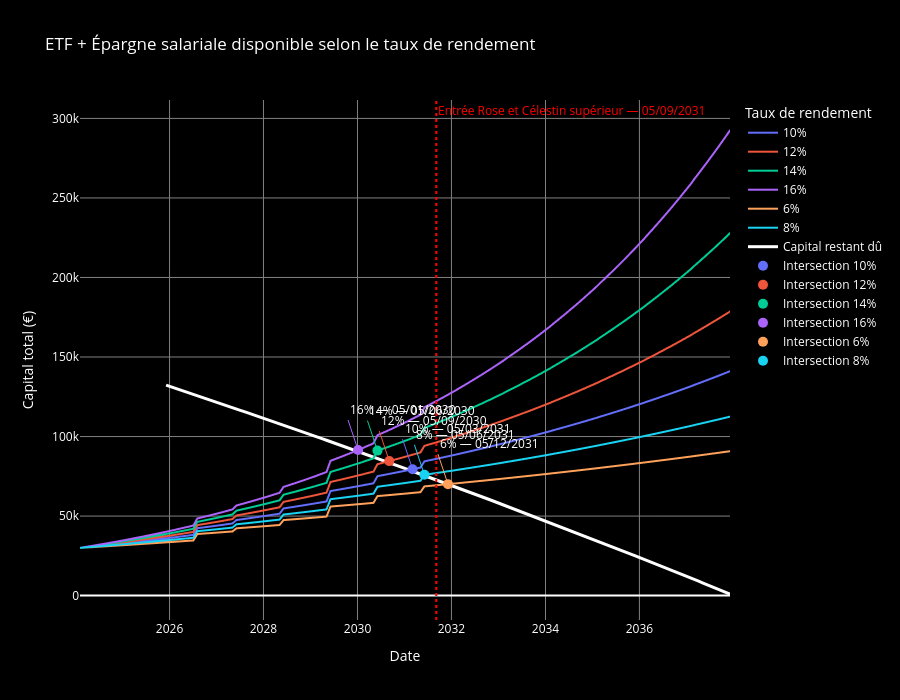

Write notebook code for a chart like this one.
### Code cell
# Ajouter les montants d’épargne salariale aux courbes ETF aux dates appropriées

# Préparer les versements d’épargne salariale
if 'df_epargne' not in globals():
    df_epargne = pd.read_csv('Epargne_salariale.csv', sep=';')

savings = df_epargne.copy()
savings['Date'] = pd.to_datetime(savings['Date'], dayfirst=True, errors='coerce')
savings['Montant (€)'] = savings['Montant (€)'].astype(str).str.replace(' ', '').str.replace(',', '.')
savings['Montant (€)'] = pd.to_numeric(savings['Montant (€)'], errors='coerce')

# Ajouter explicitement le « déjà disponible » à la date demandée
savings.loc[savings['Date'].isna(), 'Date'] = pd.Timestamp('2026-08-05')
savings = savings.dropna(subset=['Date', 'Montant (€)']).sort_values('Date').reset_index(drop=True)

# Construire un dataframe combiné ETF + épargne salariale
rows = []
for rate in rates:
    taux_label = f'{rate * 100:.0f}%'
    grp = etf_growth[etf_growth['Taux'] == taux_label].sort_values('Date').copy()
    values = grp['Montant'].astype(float).to_numpy(copy=True)

    for _, dep in savings[['Date', 'Montant (€)']].dropna().iterrows():
        dep_date = dep['Date']
        dep_amount = float(dep['Montant (€)'])
        if dep_date > end_date:
            continue
        idx = pd.Index(grp['Date']).get_indexer([dep_date], method='nearest')
        if len(idx) and idx[0] != -1:
            values[idx[0]:] = values[idx[0]:] + dep_amount

    rows.append(pd.DataFrame({
        'Date': grp['Date'],
        'Montant total disponible': values,
        'Taux': [taux_label] * len(grp)
    }))

combined_df = pd.concat(rows, ignore_index=True)
combined_df['Date'] = pd.to_datetime(combined_df['Date'])
combined_df = combined_df.sort_values(['Taux', 'Date']).reset_index(drop=True)

# Tracer le graphe combiné
fig_combined = px.line(
    combined_df,
    x='Date',
    y='Montant total disponible',
    color='Taux',
    labels={'Date': 'Date', 'Montant total disponible': 'Capital total (€)', 'Taux': 'Taux de rendement'},
    title='ETF + Épargne salariale disponible selon le taux de rendement',
    height=700
)

fig_combined.update_layout(
    paper_bgcolor='black',
    plot_bgcolor='black',
    font_color='white',
)
fig_combined.update_xaxes(showgrid=True, gridcolor='gray', tickfont_color='white', title_font_color='white')
fig_combined.update_yaxes(showgrid=True, gridcolor='gray', tickfont_color='white', title_font_color='white')

# Ajouter la courbe du capital restant dû
amort_curve = df_amort[['Date', 'Capital restant dû']].copy()
amort_curve['Date'] = pd.to_datetime(amort_curve['Date'], dayfirst=True)
amort_curve = amort_curve.sort_values('Date')
amort_curve['capital restant dû'] = pd.to_numeric(
    amort_curve['Capital restant dû'].astype(str).str.replace(' ', '').str.replace(',', '.'),
    errors='coerce'
)
fig_combined.add_scatter(
    x=amort_curve['Date'],
    y=amort_curve['capital restant dû'],
    mode='lines',
    name='Capital restant dû',
    line=dict(color='white', width=3)
)

# Calculer les intersections et conserver la ligne verticale
combined_dates = pd.DatetimeIndex(sorted(combined_df['Date'].unique()))
amort_series = amort_curve.set_index('Date')['capital restant dû']
amort_on_dates = amort_series.reindex(combined_dates).interpolate(method='time')

annotations = []
intersections = []
color_map = {}
for trace in fig_combined.data:
    name = trace.name
    if isinstance(name, str) and name.endswith('%'):
        color = getattr(getattr(trace, 'line', None), 'color', None)
        color_map[name] = color or 'yellow'

for taux, grp in combined_df.groupby('Taux'):
    grp_sorted = grp.sort_values('Date').set_index('Date')
    combined_vals = grp_sorted['Montant total disponible']
    amort_vals = amort_on_dates.reindex(grp_sorted.index).interpolate(method='time')
    mask = (combined_vals >= amort_vals).fillna(False)
    if mask.any():
        inter_date = mask[mask].index[0]
        inter_val = float(combined_vals.loc[inter_date])
        color = color_map.get(taux, 'yellow')
        fig_combined.add_scatter(
            x=[inter_date],
            y=[inter_val],
            mode='markers',
            marker=dict(size=10, color=color),
            name=f'Intersection {taux}'
        )
        annotations.append(dict(
            x=inter_date,
            y=inter_val,
            xanchor='left',
            yanchor='bottom',
            text=f"{taux} — {inter_date.strftime('%d/%m/%Y')}",
            font=dict(color='white'),
            showarrow=True,
            arrowcolor=color
        ))
        intersections.append({
            'Taux': taux,
            "Date d'intersection": inter_date,
            'Montant total disponible': inter_val,
            'Capital restant dû': float(amort_vals.loc[inter_date])
        })

vline_date = pd.Timestamp('2031-09-05')
fig_combined.add_vline(x=vline_date, line=dict(color='red', width=2, dash='dot'))
annotations.append(dict(
    x=vline_date,
    y=1.02 * combined_df['Montant total disponible'].max(),
    xanchor='left',
    yanchor='bottom',
    text='Entrée Rose et Célestin supérieur — 05/09/2031',
    font=dict(color='red'),
    showarrow=False
))

fig_combined.update_layout(annotations=annotations)

intersections_df = pd.DataFrame(intersections).sort_values("Date d'intersection")
fig_combined.show()
intersections_df

### Figure 1 — Plotly figure (JSON) as saved in the notebook; plotly's stock layout.template omitted (floating-point values rounded to 4 significant figures; data arrays with more than 128 entries replaced by an {"elided": "..."} marker saying what was removed)
{"data": [{"hovertemplate": "Taux de rendement=10%<br>Date=%{x}<br>Capital total (€)=%{y}<extra></extra>", "legendgroup": "10%", "line": {"color": "#636efa", "dash": "solid"}, "marker": {"symbol": "circle"}, "mode": "lines", "name": "10%", "showlegend": true, "type": "scattergl", "x": {"elided": "167 str values"}, "xaxis": "x", "y": {"elided": "167 float values"}, "yaxis": "y"}, {"hovertemplate": "Taux de rendement=12%<br>Date=%{x}<br>Capital total (€)=%{y}<extra></extra>", "legendgroup": "12%", "line": {"color": "#EF553B", "dash": "solid"}, "marker": {"symbol": "circle"}, "mode": "lines", "name": "12%", "showlegend": true, "type": "scattergl", "x": {"elided": "167 str values"}, "xaxis": "x", "y": {"elided": "167 float values"}, "yaxis": "y"}, {"hovertemplate": "Taux de rendement=14%<br>Date=%{x}<br>Capital total (€)=%{y}<extra></extra>", "legendgroup": "14%", "line": {"color": "#00cc96", "dash": "solid"}, "marker": {"symbol": "circle"}, "mode": "lines", "name": "14%", "showlegend": true, "type": "scattergl", "x": {"elided": "167 str values"}, "xaxis": "x", "y": {"elided": "167 float values"}, "yaxis": "y"}, {"hovertemplate": "Taux de rendement=16%<br>Date=%{x}<br>Capital total (€)=%{y}<extra></extra>", "legendgroup": "16%", "line": {"color": "#ab63fa", "dash": "solid"}, "marker": {"symbol": "circle"}, "mode": "lines", "name": "16%", "showlegend": true, "type": "scattergl", "x": {"elided": "167 str values"}, "xaxis": "x", "y": {"elided": "167 float values"}, "yaxis": "y"}, {"hovertemplate": "Taux de rendement=6%<br>Date=%{x}<br>Capital total (€)=%{y}<extra></extra>", "legendgroup": "6%", "line": {"color": "#FFA15A", "dash": "solid"}, "marker": {"symbol": "circle"}, "mode": "lines", "name": "6%", "showlegend": true, "type": "scattergl", "x": {"elided": "167 str values"}, "xaxis": "x", "y": {"elided": "167 float values"}, "yaxis": "y"}, {"hovertemplate": "Taux de rendement=8%<br>Date=%{x}<br>Capital total (€)=%{y}<extra></extra>", "legendgroup": "8%", "line": {"color": "#19d3f3", "dash": "solid"}, "marker": {"symbol": "circle"}, "mode": "lines", "name": "8%", "showlegend": true, "type": "scattergl", "x": {"elided": "167 str values"}, "xaxis": "x", "y": {"elided": "167 float values"}, "yaxis": "y"}, {"line": {"color": "white", "width": 3}, "mode": "lines", "name": "Capital restant dû", "type": "scatter", "x": {"elided": "145 str values"}, "y": {"elided": "145 int values"}}, {"marker": {"color": "#636efa", "size": 10}, "mode": "markers", "name": "Intersection 10%", "type": "scatter", "x": ["2031-03-05T00:00:00"], "y": [79460.0]}, {"marker": {"color": "#EF553B", "size": 10}, "mode": "markers", "name": "Intersection 12%", "type": "scatter", "x": ["2030-09-05T00:00:00"], "y": [84570.0]}, {"marker": {"color": "#00cc96", "size": 10}, "mode": "markers", "name": "Intersection 14%", "type": "scatter", "x": ["2030-06-05T00:00:00"], "y": [91160.0]}, {"marker": {"color": "#ab63fa", "size": 10}, "mode": "markers", "name": "Intersection 16%", "type": "scatter", "x": ["2030-01-05T00:00:00"], "y": [91530.0]}, {"marker": {"color": "#FFA15A", "size": 10}, "mode": "markers", "name": "Intersection 6%", "type": "scatter", "x": ["2031-12-05T00:00:00"], "y": [70070.0]}, {"marker": {"color": "#19d3f3", "size": 10}, "mode": "markers", "name": "Intersection 8%", "type": "scatter", "x": ["2031-06-05T00:00:00"], "y": [75960.0]}], "layout": {"annotations": [{"arrowcolor": "#636efa", "font": {"color": "white"}, "showarrow": true, "text": "10% — 05/03/2031", "x": "2031-03-05T00:00:00", "xanchor": "left", "y": 79460.0, "yanchor": "bottom"}, {"arrowcolor": "#EF553B", "font": {"color": "white"}, "showarrow": true, "text": "12% — 05/09/2030", "x": "2030-09-05T00:00:00", "xanchor": "left", "y": 84570.0, "yanchor": "bottom"}, {"arrowcolor": "#00cc96", "font": {"color": "white"}, "showarrow": true, "text": "14% — 05/06/2030", "x": "2030-06-05T00:00:00", "xanchor": "left", "y": 91160.0, "yanchor": "bottom"}, {"arrowcolor": "#ab63fa", "font": {"color": "white"}, "showarrow": true, "text": "16% — 05/01/2030", "x": "2030-01-05T00:00:00", "xanchor": "left", "y": 91530.0, "yanchor": "bottom"}, {"arrowcolor": "#FFA15A", "font": {"color": "white"}, "showarrow": true, "text": "6% — 05/12/2031", "x": "2031-12-05T00:00:00", "xanchor": "left", "y": 70070.0, "yanchor": "bottom"}, {"arrowcolor": "#19d3f3", "font": {"color": "white"}, "showarrow": true, "text": "8% — 05/06/2031", "x": "2031-06-05T00:00:00", "xanchor": "left", "y": 75960.0, "yanchor": "bottom"}, {"font": {"color": "red"}, "showarrow": false, "text": "Entrée Rose et Célestin supérieur — 05/09/2031", "x": "2031-09-05T00:00:00", "xanchor": "left", "y": 298400.0, "yanchor": "bottom"}], "font": {"color": "white"}, "height": 700, "legend": {"title": {"text": "Taux de rendement"}, "tracegroupgap": 0}, "paper_bgcolor": "black", "plot_bgcolor": "black", "shapes": [{"line": {"color": "red", "dash": "dot", "width": 2}, "type": "line", "x0": "2031-09-05T00:00:00", "x1": "2031-09-05T00:00:00", "xref": "x", "y0": 0, "y1": 1, "yref": "y domain"}], "title": {"text": "ETF + Épargne salariale disponible selon le taux de rendement"}, "xaxis": {"anchor": "y", "domain": [0, 1], "gridcolor": "gray", "showgrid": true, "tickfont": {"color": "white"}, "title": {"font": {"color": "white"}, "text": "Date"}}, "yaxis": {"anchor": "x", "domain": [0, 1], "gridcolor": "gray", "showgrid": true, "tickfont": {"color": "white"}, "title": {"font": {"color": "white"}, "text": "Capital total (€)"}}}}
